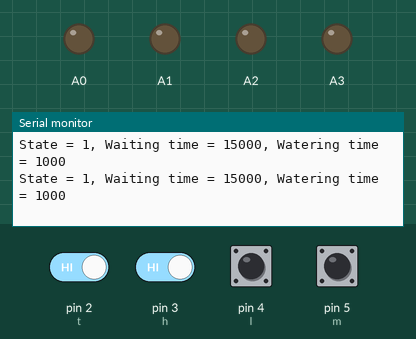
Bench run of a sketch on a simulated Arduino Uno, built with avr-gcc and run on an emulated ATmega328P. Parts: output pins drawn as LEDs (lit = HIGH), the last lines printed to the serial monitor. The inputs (shaded band) are chosen by the test bench; at power-on: pin 2 (t), pin 3 (h), pin 4 (l), pin 5 (m) HIGH.

Above: at 1.2 s.
1.3 s: pin 2 (t) driven LOW and pin 3 (h) driven LOW
At 1.38 s:
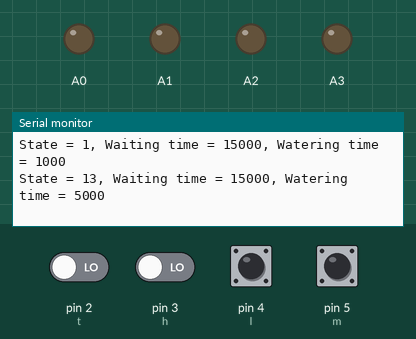
4.3 s: pin 2 (t) driven HIGH
At 4.35 s:
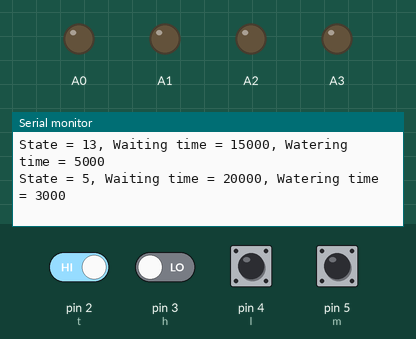
7.3 s: pin 5 (m) pulled LOW for 0.15 s
At 7.33 s:
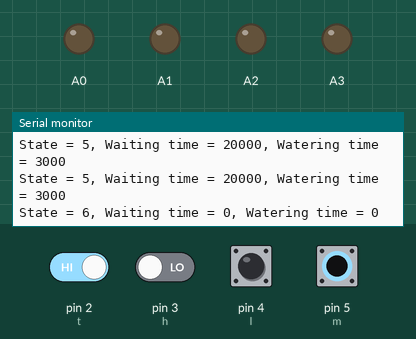
10.4 s: pin 5 (m) pulled LOW for 1 s
14.4 s: pin 2 (t) driven LOW
At 14.48 s:
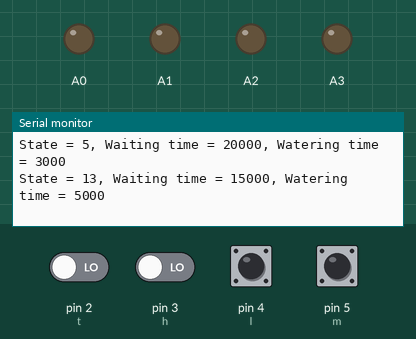
17.4 s: pin 3 (h) driven HIGH
At 17.45 s:
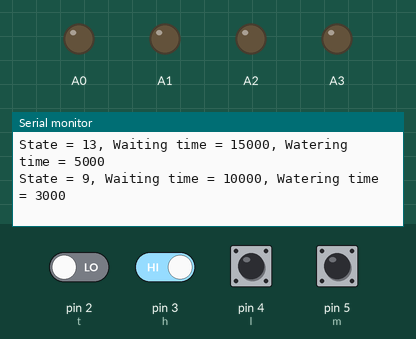
Timing chart, 0 to 20.4 s (numbered marks = the images above; inputs shaded):
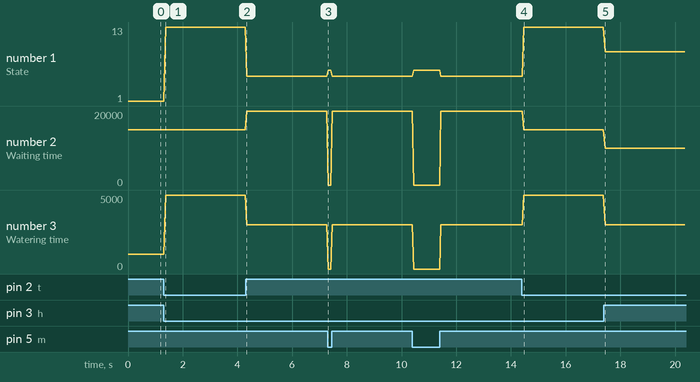

The sketch:

Watering_status_demo.ino
```cpp
const int t = 2;
const int h = 3;
const int l = 4;
const int m = 5;

int* sensor_values;
int* current_state_var;

void setup() {
  Serial.begin(9600);

  pinMode(A0,OUTPUT);
  pinMode(A1,OUTPUT);
  pinMode(A2,OUTPUT);
  pinMode(A3,OUTPUT);

  pinMode(t,INPUT_PULLUP);
  pinMode(h,INPUT_PULLUP);
  pinMode(l,INPUT_PULLUP);
  pinMode(m,INPUT_PULLUP);

  digitalWrite(A0,LOW);
  digitalWrite(A1,LOW);
  digitalWrite(A2,LOW);
  digitalWrite(A3,LOW);
}

void loop() {

  sensor_values = sensor_check();
  current_state_var = statecheck(sensor_values);
  Print(current_state_var);
  delay(50);

}

int* sensor_check(){

   static int values[4];
   values[0] = !digitalRead(t);
   values[1] = !digitalRead(h);
   values[2] = !digitalRead(l);
   values[3] = !digitalRead(m);

   return values;

}

int statecheck(int* sensor_value){

  if(sensor_value[0]==LOW && sensor_value[1]==LOW && sensor_value[2]==LOW && sensor_value[3]==LOW){
           return Array(1,15000,1000);
    }
 else if(sensor_value[0]==LOW && sensor_value[1]==LOW &&sensor_value[2]==LOW && sensor_value[3]==HIGH){
           return Array(2,30000,3000);
    }
 else if(sensor_value[0]==LOW && sensor_value[1]==LOW && sensor_value[2]==HIGH && sensor_value[3]==LOW){
           return Array(3,15000,3000);
    }
 else if(sensor_value[0]==LOW && sensor_value[1]==LOW && sensor_value[2]==HIGH && sensor_value[3]==HIGH){
           return Array(4,30000,5000);
    }
 else if(sensor_value[0]==LOW && sensor_value[1]==HIGH && sensor_value[2]==LOW && sensor_value[3]==LOW){
           return Array(5,20000,3000);
    }
 else if(sensor_value[0]==LOW && sensor_value[1]==HIGH && sensor_value[2]==LOW && sensor_value[3]==HIGH){
           return Array(6,0,0);
    }
 else if(sensor_value[0]==LOW && sensor_value[1]==HIGH && sensor_value[2]==HIGH && sensor_value[3]==LOW){
           return Array(7,20000,5000);
    }
 else if(sensor_value[0]==LOW && sensor_value[1]==HIGH && sensor_value[2]==HIGH && sensor_value[3]==HIGH){
           return Array(8,30000,1000);
    }
 else if(sensor_value[0]==HIGH && sensor_value[1]==LOW && sensor_value[2]==LOW && sensor_value[3]==LOW){
           return Array(9,10000,3000);
    }
 else if(sensor_value[0]==HIGH && sensor_value[1]==LOW && sensor_value[2]==LOW && sensor_value[3]==HIGH){
           return Array(10,25000,5000);
    }
 else if(sensor_value[0]==HIGH && sensor_value[1]==LOW && sensor_value[2]==HIGH && sensor_value[3]==LOW){
           return Array(11,10000,5000);
    }
 else if(sensor_value[0]==HIGH && sensor_value[1]==LOW && sensor_value[2]==HIGH && sensor_value[3]==HIGH){
           return Array(12,20000,1000);
    }
 else if(sensor_value[0]==HIGH && sensor_value[1]==HIGH && sensor_value[2]==LOW && sensor_value[3]==LOW){
           return Array(13,15000,5000);
    }
 else if(sensor_value[0]==HIGH && sensor_value[1]==HIGH && sensor_value[2]==LOW && sensor_value[3]==HIGH){
           return Array(14,25000,1000);
    }
 else if(sensor_value[0]==HIGH && sensor_value[1]==HIGH && sensor_value[2]==HIGH && sensor_value[3]==LOW){
           return Array(15,10000,1000);
    }
 else if(sensor_value[0]==HIGH && sensor_value[1]==HIGH && sensor_value[2]==HIGH && sensor_value[3]==HIGH){
           return Array(16,25000,3000);
    }
}

void Print(int* val){

    Serial.print("State = ");
    Serial.print(val[0]);
    Serial.print(", ");
    Serial.print("Waiting time = ");
    Serial.print(val[1]);
    Serial.print(", ");
    Serial.print("Watering time = ");
    Serial.println(val[2]);
  }

int* Array(int a, int b,int c){

    static int var[3];
    var[0] = a;
    var[1] = b;
    var[2] = c;
    return var;
  }
```

Measured:
- after the input at 1.3 s, the serial monitor: prints a new line after 0.07 s (image 1)
- after the input at 4.3 s, the serial monitor: prints a new line at once (image 2)
- after the input at 7.3 s, the serial monitor: prints a new line at once (image 3)
- after the input at 14.4 s, the serial monitor: prints a new line after 0.07 s (image 4)
- after the input at 17.4 s, the serial monitor: prints a new line at once (image 5)
- plotted number 1: 1 → 13 after the input at 1.3 s, 13 → 5 after the input at 4.3 s, 5 → 13 after the input at 14.4 s, 13 → 9 after the input at 17.4 s
- plotted number 2: 15000 → 20000 after the input at 4.3 s, 20000 → 15000 after the input at 14.4 s, 15000 → 10000 after the input at 17.4 s
- plotted number 3: 1000 → 5000 after the input at 1.3 s, 5000 → 3000 after the input at 4.3 s, 3000 → 5000 after the input at 14.4 s
